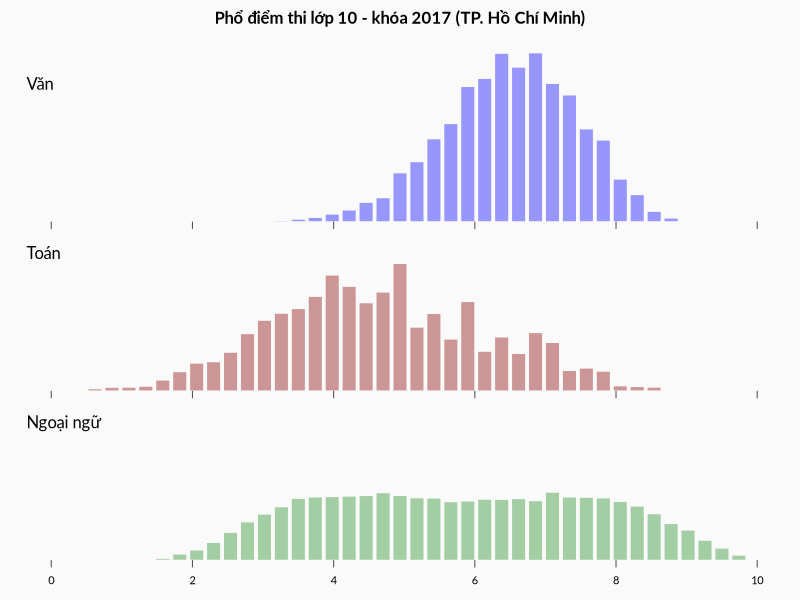

Recreate this plot in R.


## -----------------------------------------------------------------------------
## get data in

if (interactive()) {
    rm(list = ls())
    gc(reset = TRUE)
}

setwd("~/Documents/diem-thi-lop10-2017/")

dt.chuyen <- read.csv("diem-ts10-lopchuyen.csv", stringsAsFactors = FALSE)

dt.thuong <- read.csv("diem-ts10-lopthuong.csv", stringsAsFactors = FALSE)

## -----------------------------------------------------------------------------
## explore data


## distribution of scores for each subject

dt.toan <- table(dt.thuong$toan, dnn = "diem")
dt.toan <- as.data.frame(dt.toan, responseName = "n_toan", stringsAsFactors = FALSE)
dt.toan$diem <- as.double(dt.toan$diem)

dt.van <- table(dt.thuong$van, dnn = "diem")
dt.van <- as.data.frame(dt.van, responseName = "n_van", stringsAsFactors = FALSE)
dt.van$diem <- as.double(dt.van$diem)

dt.nn <- table(dt.thuong$ngoaingu, dnn = "diem")
dt.nn <- as.data.frame(dt.nn, responseName = "n_nn", stringsAsFactors = FALSE)
dt.nn$diem <- as.double(dt.nn$diem)


## fix the zero bug

dt.toan <- merge(dt.toan,
                 data.frame(diem = seq(0, 10, 0.25)),
                 by = "diem",
                 all = TRUE)
dt.toan$n_toan[is.na(dt.toan$n_toan)] <- 0

dt.van <- merge(dt.van,
                data.frame(diem = seq(0, 10, 0.25)),
                by = "diem",
                all = TRUE)
dt.van$n_van[is.na(dt.van$n_van)] <- 0

dt.nn <- merge(dt.nn,
               data.frame(diem = seq(0, 10, 0.25)),
               by = "diem",
               all = TRUE)
dt.nn$n_nn[is.na(dt.nn$n_nn)] <- 0

## compare distributions


y.range <- range(dt.toan$n_toan, dt.van$n_van, dt.nn$n_nn)
van.col <- adjustcolor("blue", alpha.f = 0.4)
toan.col <- adjustcolor("red4", alpha.f = 0.4)
nn.col <- adjustcolor("forestgreen", alpha.f = 0.4)

png("pho-diem-thi.png", width = 464, height = 664, res = 97)

par(mfrow = c(3, 1),
    mar = c(0, 0, 0, 0),
    oma = c(3, 2, 4, 2),
    bg = "gray98",
    family = "Lato")

barplot(dt.van$n_van, col = van.col,
        axes = FALSE, border = FALSE,
        ylim = y.range)
axis(1, col = "gray98", col.ticks = "gray30", labels = FALSE)
mtext("Văn", line = -3, adj = 0)

barplot(dt.toan$n_toan, col = toan.col,
        axes = FALSE, border = FALSE,
        ylim = y.range)
axis(1, col = "gray98", col.ticks = "gray30", labels = FALSE)
mtext("Toán", line = -3, adj = 0)

barplot(dt.nn$n_nn, col = nn.col,
        axes = FALSE, border = FALSE,
        ylim = y.range)
axis(1, col = "gray98", col.ticks = "gray30", at = seq(0, 50, 10), labels = seq(0, 10, 2))
mtext("Ngoại ngữ", line = -3, adj = 0)

## tile
mtext("Phổ điểm thi lớp 10 - khóa 2017 (TP. Hồ Chí Minh)", outer = TRUE, line = 2, font = 2)

dev.off()

## dev.size("px")
## 464 664

## dev.size("in")
## 4.833333 6.898513
